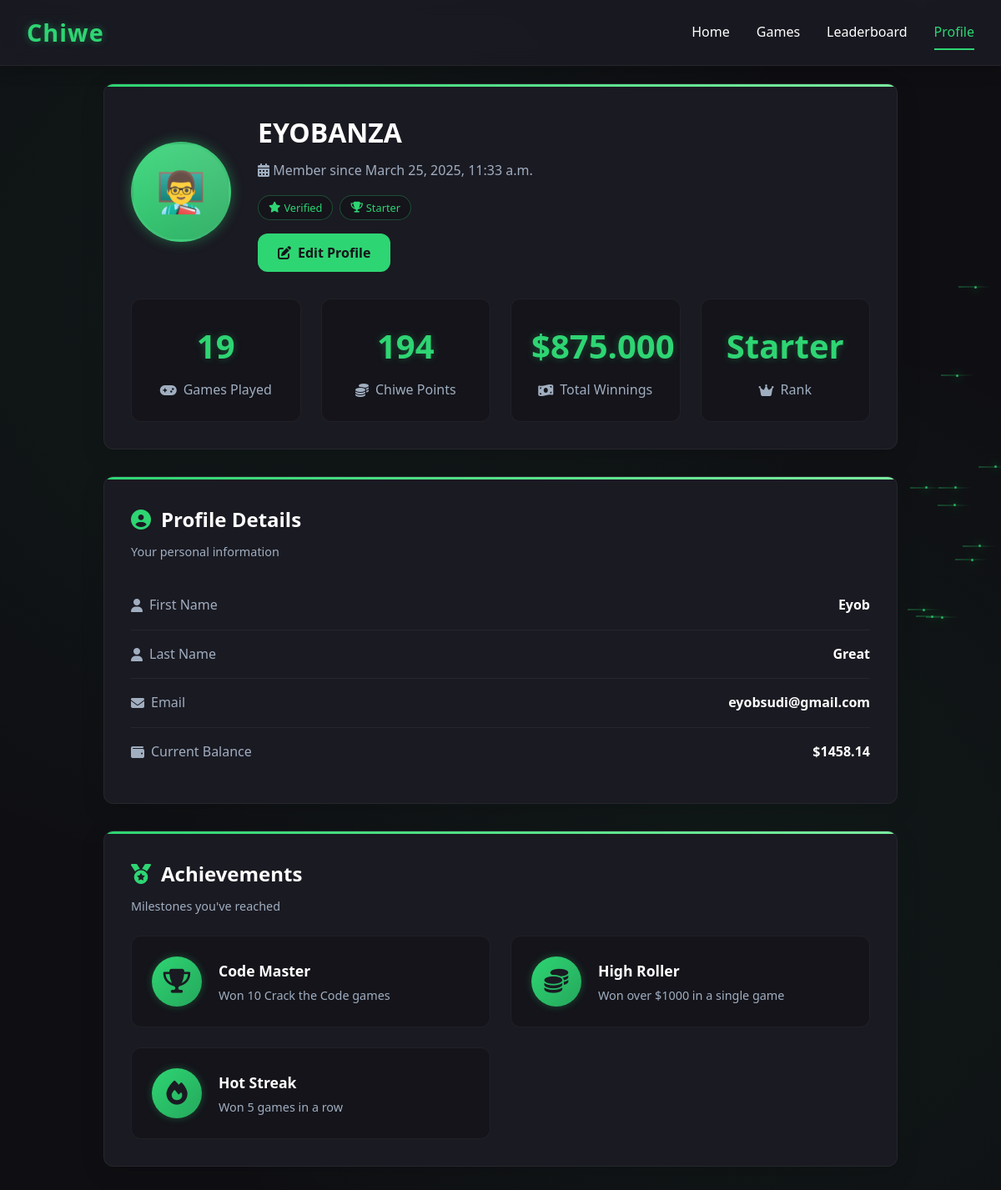
The page /profile/ (signed in) on the database its author committed.
### autapp/models.py (models this page shows, shortened)
class MyUser(AbstractUser):
    token = models.CharField(max_length=200,null=True)
    groups = models.ManyToManyField(Group, related_name='myuser_set')
    user_permissions = models.ManyToManyField(Permission, related_name='myuser_permissions_set')
    is_logged_in=models.BooleanField(default=False)
    withdrawalToken=models.IntegerField(null=True)
    pendingWithdrwal=models.BooleanField(default=False)
    pendingDeposit=models.BooleanField(default=False)
    points=models.IntegerField(default=0)
    forgetPasswordToken=models.IntegerField(null=True)

class GameHistory(models.Model):
    user= models.OneToOneField(MyUser,on_delete=models.CASCADE, null=False)
    TotalPlayed=models.IntegerField(default=0)
    TotalWin=models.IntegerField(default=0)
    Totaloss=models.IntegerField(default=0)
    TotalEarning=models.DecimalField(max_digits=100,decimal_places=3, default=0.00)

class Ballance(models.Model):
    user= models.OneToOneField(MyUser, on_delete=models.CASCADE, null=False)
    ballance=models.DecimalField(max_digits=10,decimal_places=2,default=0.00)

### autapp/views.py (the view, shortened to what this page needs)
# urls.py: path('profile/', views.profile, name='profile'),
@login_required
def profile(request):
    user_file=MyUser.objects.get(username=request.user.username)
    Game_Stat, created = GameHistory.objects.get_or_create(
    user=user_file,
    defaults={"TotalEarning": 0.00, "TotalPlayed": 0, "TotalWin": 0, "Totaloss": 0}
)
    ballance=Ballance.objects.get(user=user_file)
    print(f"total earning {Game_Stat.TotalEarning}")
    print(f"total played {Game_Stat.TotalPlayed}")
    print(f"total won {Game_Stat.TotalWin}")
    print(f"total loss {Game_Stat.Totaloss}")
    return render(request, 'profile.html', {'user': request.user, 'stat': Game_Stat,'ballance':ballance})

### autapp/templates/profile.html (shortened to what this page needs)
<!DOCTYPE html>
<html lang="en">
<head>
    <link rel="stylesheet" href="https://cdnjs.cloudflare.com/ajax/libs/font-awesome/6.4.0/css/all.min.css">
</head>
<body>
    <header class="header">
        <div class="header-content">
            <a href="#" class="logo">Chiwe</a>
            <nav class="nav-links">
                <a href="/dashboard" class="nav-link">Home</a>
                <a href="#" class="nav-link">Games</a>
                <a href="#" class="nav-link">Leaderboard</a>
                <a href="/profile" class="nav-link active">Profile</a>
            </nav>
        </div>
    </header>
    <main class="container">
        <div class="card">
            <div class="profile-header">
                <div class="profile-picture" id="profilePicture">👨‍🏫</div>
                <div class="profile-info">
                    <h1 id="username">{{user.username}}</h1>
                    <p><i class="fas fa-calendar-alt"></i> Member since <span id="memberSince">{{user.date_joined}}</span></p>
                    <div class="profile-badges">
                        <span class="badge"><i class="fas fa-star"></i> Verified</span>
                        <span class="badge"><i class="fas fa-trophy"></i> Starter</span>
                    </div>
                    <div style="margin-top: 1rem;">
                        <button class="btn btn-primary" onclick="toggleEditForm()">
                            <i class="fas fa-edit"></i> Edit Profile
                        </button>
                    </div>
                </div>
            </div>
            <div class="stats-grid">
                <div class="stat-card">
                    <div class="stat-value" id="gamesPlayed">{{stat.TotalPlayed}}</div>
                    <div class="stat-label"><i class="fas fa-gamepad"></i> Games Played</div>
                </div>
                <div class="stat-card">
                    <div class="stat-value" id="chiwePoints">{{user.points}}</div>
                    <div class="stat-label"><i class="fas fa-coins"></i> Chiwe Points</div>
                </div>
                <div class="stat-card">
                    <div class="stat-value" id="totalWinnings">${{stat.TotalEarning}}</div>
                    <div class="stat-label"><i class="fas fa-money-bill-wave"></i> Total Winnings</div>
                </div>
                <div class="stat-card">
                    <div class="stat-value" id="rank">Starter</div>
                    <div class="stat-label"><i class="fas fa-crown"></i> Rank</div>
                </div>
            </div>
        </div>
        <div class="card">
            <div class="card-header">
                <h2 class="card-title"><i class="fas fa-user-circle"></i> Profile Details</h2>
                <p class="card-subtitle">Your personal information</p>
            </div>
            <div class="detail-row">
                <span class="detail-label"><i class="fas fa-user"></i> First Name</span>
                <span class="detail-value" id="firstName">{{user.first_name}}</span>
            </div>
            <div class="detail-row">
                <span class="detail-label"><i class="fas fa-user"></i> Last Name</span>
                <span class="detail-value" id="lastName">{{user.last_name}}</span>
            </div>
            <div class="detail-row">
                <span class="detail-label"><i class="fas fa-envelope"></i> Email</span>
                <span class="detail-value" id="email">{{user.email}}</span>
            </div>
            <div class="detail-row">
                <span class="detail-label"><i class="fas fa-wallet"></i> Current Balance</span>
                <span class="detail-value" id="balance">${{ballance.ballance}}</span>
            </div>
        </div>
        <div class="card">
            <div class="card-header">
                <h2 class="card-title"><i class="fas fa-medal"></i> Achievements</h2>
                <p class="card-subtitle">Milestones you've reached</p>
            </div>
            <div class="achievements-grid">
                <div class="achievement-card">
                    <div class="achievement-icon"><i class="fas fa-trophy"></i></div>
                    <div class="achievement-info">
                        <h3>Code Master</h3>
                        <p>Won 10 Crack the Code games</p>
                    </div>
                </div>
                <div class="achievement-card">
                    <div class="achievement-icon"><i class="fas fa-coins"></i></div>
                    <div class="achievement-info">
                        <h3>High Roller</h3>
                        <p>Won over $1000 in a single game</p>
                    </div>
                </div>
                <div class="achievement-card">
                    <div class="achievement-icon"><i class="fas fa-fire"></i></div>
                    <div class="achievement-info">
                        <h3>Hot Streak</h3>
                        <p>Won 5 games in a row</p>
                    </div>
                </div>
            </div>
        </div>
    </main>
</body>
</html>

### rows shown on the page
MyUser: username "EYOBANZA", date_joined "March 25, 2025, 11:33 a.m.", points "194", first_name "Eyob", last_name "Great", email "eyobsudi@gmail.com"
GameHistory: TotalPlayed "19", TotalEarning "875.000"
Ballance: ballance "1458.14"
